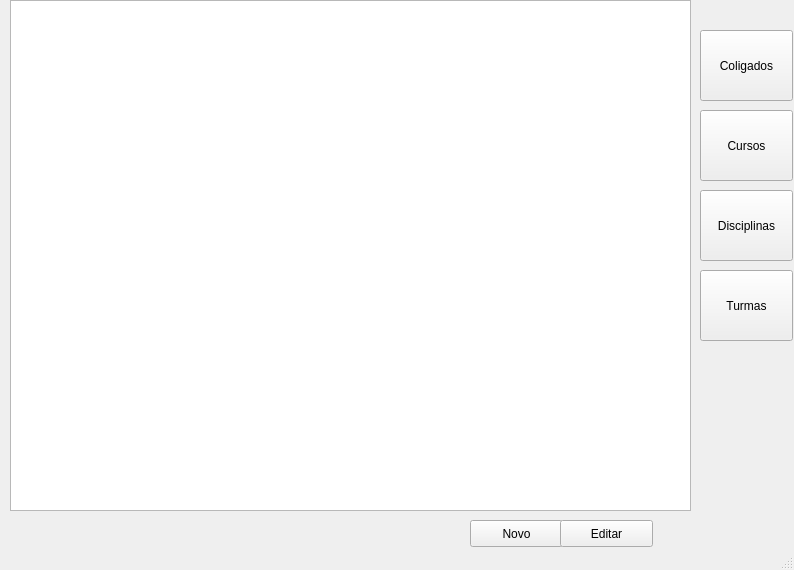
<?xml version="1.0" encoding="UTF-8"?>
<ui version="4.0">
 <class>MainWindow</class>
 <widget class="QMainWindow" name="MainWindow">
  <property name="geometry">
   <rect>
    <x>0</x>
    <y>0</y>
    <width>794</width>
    <height>570</height>
   </rect>
  </property>
  <property name="windowTitle">
   <string>MainWindow</string>
  </property>
  <widget class="QWidget" name="centralwidget">
   <widget class="QWidget" name="verticalLayoutWidget">
    <property name="geometry">
     <rect>
      <x>10</x>
      <y>0</y>
      <width>681</width>
      <height>511</height>
     </rect>
    </property>
    <layout class="QVBoxLayout" name="verticalLayout">
     <item>
      <widget class="QListWidget" name="listWidget"/>
     </item>
    </layout>
   </widget>
   <widget class="QPushButton" name="coligado">
    <property name="geometry">
     <rect>
      <x>700</x>
      <y>30</y>
      <width>93</width>
      <height>71</height>
     </rect>
    </property>
    <property name="text">
     <string>Coligados</string>
    </property>
   </widget>
   <widget class="QPushButton" name="curso">
    <property name="geometry">
     <rect>
      <x>700</x>
      <y>110</y>
      <width>93</width>
      <height>71</height>
     </rect>
    </property>
    <property name="text">
     <string>Cursos</string>
    </property>
   </widget>
   <widget class="QPushButton" name="disciplina">
    <property name="geometry">
     <rect>
      <x>700</x>
      <y>190</y>
      <width>93</width>
      <height>71</height>
     </rect>
    </property>
    <property name="text">
     <string>Disciplinas</string>
    </property>
   </widget>
   <widget class="QPushButton" name="turma">
    <property name="geometry">
     <rect>
      <x>700</x>
      <y>270</y>
      <width>93</width>
      <height>71</height>
     </rect>
    </property>
    <property name="text">
     <string>Turmas</string>
    </property>
   </widget>
   <widget class="QPushButton" name="novo">
    <property name="geometry">
     <rect>
      <x>470</x>
      <y>520</y>
      <width>93</width>
      <height>27</height>
     </rect>
    </property>
    <property name="text">
     <string>Novo</string>
    </property>
   </widget>
   <widget class="QPushButton" name="editar">
    <property name="geometry">
     <rect>
      <x>560</x>
      <y>520</y>
      <width>93</width>
      <height>27</height>
     </rect>
    </property>
    <property name="text">
     <string>Editar</string>
    </property>
   </widget>
  </widget>
  <widget class="QStatusBar" name="statusbar"/>
 </widget>
 <resources/>
 <connections/>
</ui>
